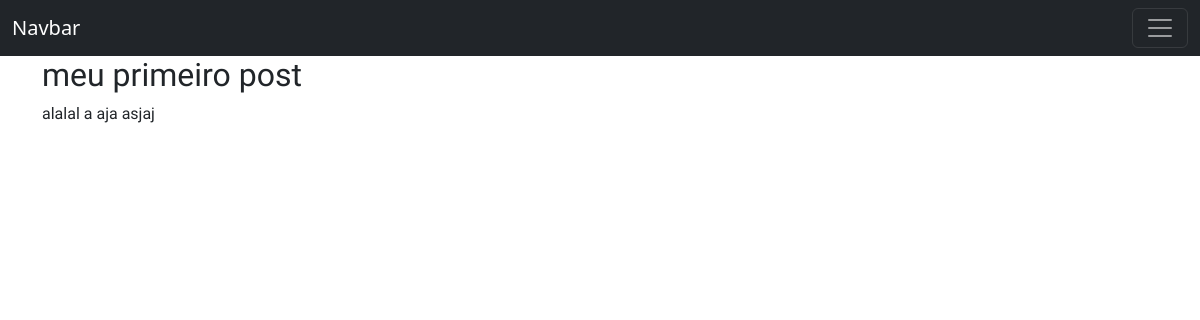
Before: /post/1/ with the older database file.
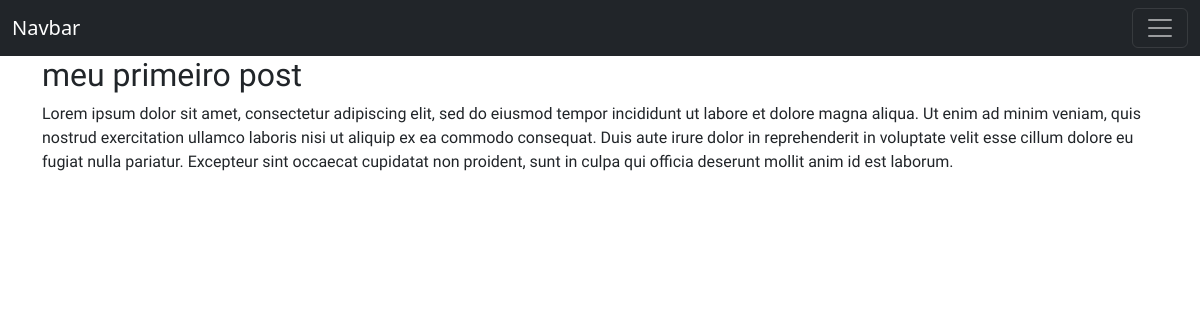
After: the same page with the newer database file.
### blog/models.py (models this page shows, shortened)
class Post(models.Model):
    author = models.ForeignKey(settings.AUTH_USER_MODEL,  on_delete=models.CASCADE)
    title = models.CharField(max_length=200)
    text = models.TextField()
    created_date = models.DateTimeField(default=timezone.now)
    published_date =  models.DateTimeField(blank=True, null=True)

### blog/views.py (the view)
# urls.py: path('post/<int:pk>/', views.post_detail, name='post_detail'),
def post_detail(request, pk):
    context = {
        'post':  Post.objects.get(pk=pk)
    }
    return render(request, 'blog/post_detail.html', context)

### blog/templates/blog/post_detail.html (shortened to what this page needs)
{% extends 'blog/base.html' %}
{% block content %}
    <h2> {{ post.title }}</a></h2>
    <p> {{ post.text }}</p>
{% endblock %}

Changed rows visible on the page:
changed Post "meu primeiro post": text "alalal a aja asjaj" → "Lorem ipsum dolor sit amet, consectetur adipiscing elit, sed do eiusmod tempor incididunt ut labore et dolore magna aliqua. Ut enim ad minim veniam, quis nostrud exercitation ullamco laboris nisi ut aliquip ex ea commodo consequat. Duis aute irure dolor in reprehenderit in voluptate velit esse cillum dolore eu fugiat nulla pariatur. Excepteur sint occaecat cupidatat non proident, sunt in culpa qui officia deserunt mollit anim id est laborum."
